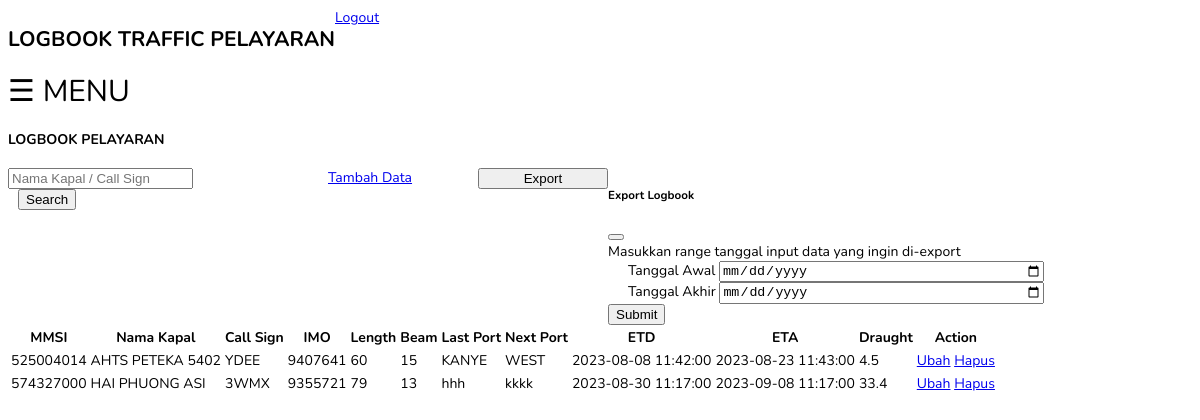
The page / (signed in) on the database as committed earlier.
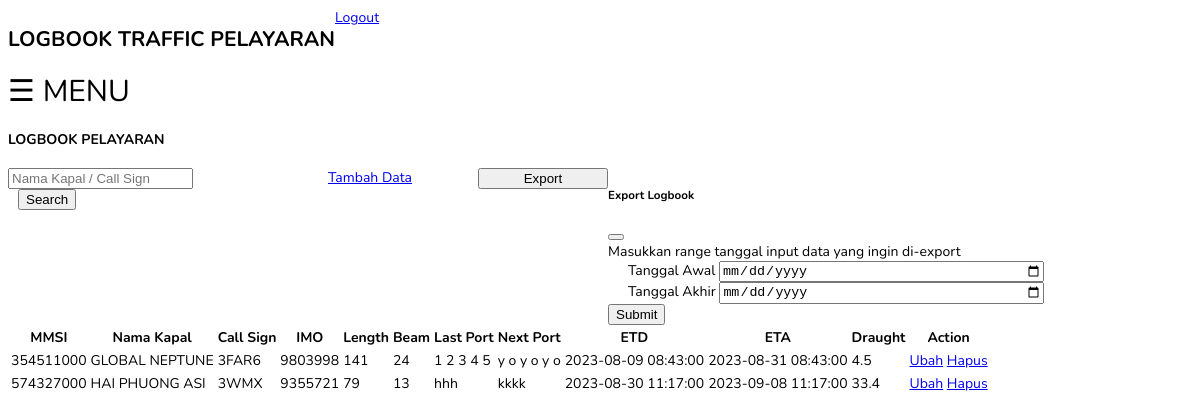
The same page on the database as committed later.
### tables this page shows
CREATE TABLE `traffic` (
  `Traffic_ID` int(30) NOT NULL,
  `ETD` datetime NOT NULL,
  `ETA` datetime NOT NULL,
  `Draught` double NOT NULL,
  `Last_port` varchar(30) NOT NULL,
  `Next_port` varchar(30) NOT NULL,
  `MMSI` int(20) NOT NULL,
  `input_date` timestamp NOT NULL DEFAULT current_timestamp()
);

CREATE TABLE `kapal` (
  `MMSI` int(20) NOT NULL,
  `Nama_kapal` varchar(30) NOT NULL,
  `Call_sign` varchar(20) DEFAULT NULL,
  `IMO` int(20) DEFAULT NULL,
  `Tipe_kapal` enum('CARGO','CRUISE','PASSENGER','TANKER','TUG','TUG BOAT','OTHER') DEFAULT NULL,
  `Gross_tonnage` double DEFAULT NULL,
  `Length` double DEFAULT NULL,
  `Width` double DEFAULT NULL,
  `Flag` enum('DN','LN') NOT NULL
);

### index.php (the view, shortened to what this page needs)
<?php
	include 'layout.php';
	include_once("config.php");
	if(isset($_GET['search'])){
		$search = $_GET['search'];
		$result = mysqli_query($mysqli,"SELECT k.MMSI, k.Nama_kapal, k.Call_sign, k.IMO, k.Length, k.Width, t.Last_port, t.Next_port, t.ETD, t.ETA, t.Draught, t.Traffic_ID FROM kapal k inner join traffic t on k.MMSI=t.MMSI where k.Nama_kapal like '%".$search."%' or k.Call_sign like '%".$search."%' order by k.MMSI ASC");
	}else{
		$result = mysqli_query($mysqli, "SELECT k.MMSI, k.Nama_kapal, k.Call_sign, k.IMO, k.Length, k.Width, t.Last_port, t.Next_port, t.ETD, t.ETA, t.Draught, t.Traffic_ID FROM kapal k inner join traffic t on k.MMSI=t.MMSI order by k.MMSI ASC");
	}
?>
<html>
	<link rel="stylesheet" href="button.css">
	<head>
	</head>
	<body>
		<div class="container">
			<h4 class="mt-5">LOGBOOK PELAYARAN</h4>
			<div style="display:flex; align-items:flex-start;">
				<form class="input-group mb-3" action="index.php" method="GET" style="width:300px;">
					<input type="text" name="search" class="form-control" placeholder="Nama Kapal / Call Sign">
					<div class="input-group-append">
						<button style="margin-left:10px;" class="btn btn-outline-secondary" type="submit">Search</button>
					</div>
				</form>
				<a href="add.php" type="button" class="btn btn-success rounded-3" style="width:130px;">Tambah Data</a>
				<button type="button" class="btn btn-export" data-bs-toggle="modal" data-bs-target="#exportModal" style="width:130px;">Export</button>
				<div class="modal fade" id="exportModal" tabindex="-1" aria-labelledby="hapusModalLabel" aria-hidden="true">
					<div class="modal-dialog">
						<div class="modal-content">
							<div class="modal-header">
								<h5 class="modal-title" id="hapusModalLabel">Export Logbook</h5>
								<button type="button" class="btn-close" data-bs-dismiss="modal"aria-label="Close"></button>
							</div>
							<form method="POST" action="export.php">
								<div class="modal-body">Masukkan range tanggal input data yang ingin di-export</div>
								<div class="mb-3" style="padding-left:20px;">
									<label for="first_date" class="form-label">Tanggal Awal</label>
                            		<input type="date" class="form-control" id="first_date" name="first_date" style="width:320px" required>
								</div>
								<div class="mb-3" style="padding-left:20px;">
									<label for="last_date" class="form-label">Tanggal Akhir</label>
                            		<input type="date" class="form-control" id="last_date" name="last_date" style="width:320px" required>
								</div>
								<div class="modal-footer">
									<button type="submit" name="submit_date_range" class="btn btn-primary">Submit</button>
								</div>
							</form>
						</div>
					</div>
				</div>
			</div>
			<table class="table table-hover mt-2">
    			<thead>
					<tr>
						<th>MMSI</th>
						<th>Nama Kapal</th>
						<th>Call Sign</th>
						<th>IMO</th>
						<th>Length</th>
						<th>Beam</th>
						<th>Last Port</th>
						<th>Next Port</th>
						<th>ETD</th>
						<th>ETA</th>
						<th>Draught</th>
						<th>Action</th>
					</tr>
				</thead>
				<tbody>
					<?php
						while($traffic = mysqli_fetch_array($result)) {
							echo "<tr>";
							echo "<td>".$traffic['MMSI']."</td>";
							echo "<td>".$traffic['Nama_kapal']."</td>";
							echo "<td>".$traffic['Call_sign']."</td>";
							if($traffic['IMO'] == NULL) {echo "<td>-</td>";} else {echo "<td>".$traffic['IMO']."</td>";}
							echo "<td>".$traffic['Length']."</td>";
							echo "<td>".$traffic['Width']."</td>";
							echo "<td>".$traffic['Last_port']."</td>";
							echo "<td>".$traffic['Next_port']."</td>";
							echo "<td>".$traffic['ETD']."</td>";
							echo "<td>".$traffic['ETA']."</td>";
							echo "<td>".$traffic['Draught']."</td>";
							echo "<td>"."<a href='edit.php?Traffic_ID=$traffic[Traffic_ID]' type='button' class='btn btn-warning rounded-3'>Ubah</a> <a href='delete.php?Traffic_ID=$traffic[Traffic_ID]' type='button' class='btn btn-danger' >Hapus</button>"."</td>";
							echo "</tr>";
						}
					?>
				</tbody>
			</table>
		</div>
	</body>
</html>

### layout.php (shortened to what this page needs)
<!DOCTYPE html>
<html lang="{{ str_replace('_', '-', app()->getLocale()) }}">
    <link rel="stylesheet" href="sidenav.css">
    <head>
        <link href="https://fonts.bunny.net/css2?family=Nunito:wght@400;600;700&display=swap" rel="stylesheet">
        <link href="https://cdn.jsdelivr.net/npm/bootstrap@5.2.1/dist/css/bootstrap.min.css" rel="stylesheet"integrity="sha384-iYQeCzEYFbKjA/T2uDLTpkwGzCiq6soy8tYaI1GyVh/UjpbCx/TYkiZhlZB6+fzT">
    </head>
    <body class="antialiased">
        <nav class="navbar bg-light">
            <div class="container-fluid" style="display:flex; align-items: flex-start;">
                <h1 class="navbar-brand">LOGBOOK TRAFFIC PELAYARAN</h1>
                <a href="logout.php" type="button" class="btn btn-danger">Logout</a>
            </div>
        </nav>
            <span style="font-size:30px;cursor:pointer" onclick="openNav()">&#9776; MENU</span>
        </body>
</html>

### button.css (style rules this page uses)
.btn-export { --bs-btn-color: #fff; --bs-btn-bg: #FC64FF; --bs-btn-border-color: #FC64FF; --bs-btn-hover-color: #fff; --bs-btn-hover-bg: #FC64FF; --bs-btn-hover-border-color: #DE50E1; --bs-btn-focus-shadow-rgb: 225,83,97; --bs-btn-active-color: #fff; --bs-btn-active-bg: #FC64FF; --bs-btn-active-border-color: #DE50E1; --bs-btn-active-shadow: inset 0 3px 5px rgba(0, 0, 0, 0.125); --bs-btn-disabled-color: #fff; --bs-btn-disabled-bg: #FC64FF; --bs-btn-disabled-border-color: #FC64FF }

### layout.php (style rules this page uses)
body { font-family: 'Nunito'; font-size: 14px; }

Rows that differ between the two databases and show on the page:
changed traffic: MMSI.MMSI "525004014" → "354511000"; MMSI.Nama_kapal "AHTS PETEKA 5402" → "GLOBAL NEPTUNE"; MMSI.Call_sign "YDEE" → "3FAR6"; MMSI.IMO "9407641" → "9803998"; MMSI.Length "60" → "141"; MMSI.Width "15" → "24"; Last_port "KANYE" → "1 2 3 4 5"; Next_port "WEST" → "y o y o y o"; ETD "2023-08-08 11:42:00" → "2023-08-09 08:43:00"; ETA "2023-08-23 11:43:00" → "2023-08-31 08:43:00"
